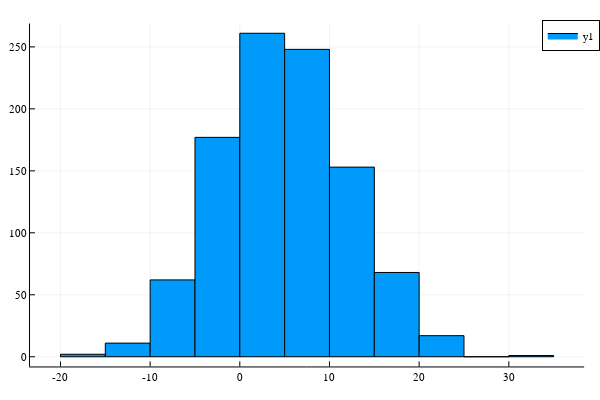

Notebook cell for this chart:
### Markdown cell above
Let's set up the Random Number Generator using the Mersenne Twister algorithm. I'm fixing the rng seed here for repeatability.

### Code cell
rng = MersenneTwister(1234);
x = randn(rng,Float64,1000).*7 .+ 5;

# Lets histogram the data, make sure it looks like we expect.
p1 = histogram(x,bins= :scott)
display(p1)
println(string("Mean = ",mean(x),", stdev = ",std(x)))

### Figure 1 — Plotly figure (JSON) as saved in the notebook; plotly's stock layout.template omitted (floating-point values rounded to 4 significant figures)
{"data": [{"fill": "tozeroy", "fillcolor": "rgba(0, 154, 250, 1.000)", "hoverinfo": "none", "legendgroup": "y1", "line": {"color": "rgba(0, 0, 0, 1.000)", "dash": "solid", "width": 1}, "mode": "lines", "name": "y1", "showlegend": true, "type": "scatter", "x": [-20, -20, -15, -15, -20, -20], "xaxis": "x1", "y": [2, 0, 0, 2, 2, 2], "yaxis": "y1"}, {"fill": "tozeroy", "fillcolor": "rgba(0, 154, 250, 1.000)", "hoverinfo": "none", "legendgroup": "y1", "line": {"color": "rgba(0, 0, 0, 1.000)", "dash": "solid", "width": 1}, "mode": "lines", "name": "y1", "showlegend": false, "type": "scatter", "x": [-15, -15, -10, -10, -15, -15], "xaxis": "x1", "y": [11, 0, 0, 11, 11, 11], "yaxis": "y1"}, {"fill": "tozeroy", "fillcolor": "rgba(0, 154, 250, 1.000)", "hoverinfo": "none", "legendgroup": "y1", "line": {"color": "rgba(0, 0, 0, 1.000)", "dash": "solid", "width": 1}, "mode": "lines", "name": "y1", "showlegend": false, "type": "scatter", "x": [-10, -10, -5, -5, -10, -10], "xaxis": "x1", "y": [62, 0, 0, 62, 62, 62], "yaxis": "y1"}, {"fill": "tozeroy", "fillcolor": "rgba(0, 154, 250, 1.000)", "hoverinfo": "none", "legendgroup": "y1", "line": {"color": "rgba(0, 0, 0, 1.000)", "dash": "solid", "width": 1}, "mode": "lines", "name": "y1", "showlegend": false, "type": "scatter", "x": [-5, -5, 0, 0, -5, -5], "xaxis": "x1", "y": [177, 0, 0, 177, 177, 177], "yaxis": "y1"}, {"fill": "tozeroy", "fillcolor": "rgba(0, 154, 250, 1.000)", "hoverinfo": "none", "legendgroup": "y1", "line": {"color": "rgba(0, 0, 0, 1.000)", "dash": "solid", "width": 1}, "mode": "lines", "name": "y1", "showlegend": false, "type": "scatter", "x": [0, 0, 5, 5, 0, 0], "xaxis": "x1", "y": [261, 0, 0, 261, 261, 261], "yaxis": "y1"}, {"fill": "tozeroy", "fillcolor": "rgba(0, 154, 250, 1.000)", "hoverinfo": "none", "legendgroup": "y1", "line": {"color": "rgba(0, 0, 0, 1.000)", "dash": "solid", "width": 1}, "mode": "lines", "name": "y1", "showlegend": false, "type": "scatter", "x": [5, 5, 10, 10, 5, 5], "xaxis": "x1", "y": [248, 0, 0, 248, 248, 248], "yaxis": "y1"}, {"fill": "tozeroy", "fillcolor": "rgba(0, 154, 250, 1.000)", "hoverinfo": "none", "legendgroup": "y1", "line": {"color": "rgba(0, 0, 0, 1.000)", "dash": "solid", "width": 1}, "mode": "lines", "name": "y1", "showlegend": false, "type": "scatter", "x": [10, 10, 15, 15, 10, 10], "xaxis": "x1", "y": [153, 0, 0, 153, 153, 153], "yaxis": "y1"}, {"fill": "tozeroy", "fillcolor": "rgba(0, 154, 250, 1.000)", "hoverinfo": "none", "legendgroup": "y1", "line": {"color": "rgba(0, 0, 0, 1.000)", "dash": "solid", "width": 1}, "mode": "lines", "name": "y1", "showlegend": false, "type": "scatter", "x": [15, 15, 20, 20, 15, 15], "xaxis": "x1", "y": [68, 0, 0, 68, 68, 68], "yaxis": "y1"}, {"fill": "tozeroy", "fillcolor": "rgba(0, 154, 250, 1.000)", "hoverinfo": "none", "legendgroup": "y1", "line": {"color": "rgba(0, 0, 0, 1.000)", "dash": "solid", "width": 1}, "mode": "lines", "name": "y1", "showlegend": false, "type": "scatter", "x": [20, 20, 25, 25, 20, 20], "xaxis": "x1", "y": [17, 0, 0, 17, 17, 17], "yaxis": "y1"}, {"fill": "tozeroy", "fillcolor": "rgba(0, 154, 250, 1.000)", "hoverinfo": "none", "legendgroup": "y1", "line": {"color": "rgba(0, 0, 0, 1.000)", "dash": "solid", "width": 1}, "mode": "lines", "name": "y1", "showlegend": false, "type": "scatter", "x": [25, 25, 30, 30, 25, 25], "xaxis": "x1", "y": [0, 0, 0, 0, 0, 0], "yaxis": "y1"}, {"fill": "tozeroy", "fillcolor": "rgba(0, 154, 250, 1.000)", "hoverinfo": "none", "legendgroup": "y1", "line": {"color": "rgba(0, 0, 0, 1.000)", "dash": "solid", "width": 1}, "mode": "lines", "name": "y1", "showlegend": false, "type": "scatter", "x": [30, 30, 35, 35, 30, 30], "xaxis": "x1", "y": [1, 0, 0, 1, 1, 1], "yaxis": "y1"}], "layout": {"annotations": [], "height": 400, "legend": {"bgcolor": "rgba(255, 255, 255, 1.000)", "bordercolor": "rgba(0, 0, 0, 1.000)", "borderwidth": 1, "font": {"color": "rgba(0, 0, 0, 1.000)", "family": "sans-serif", "size": 11}, "tracegroupgap": 0, "traceorder": "normal", "x": 1.02, "xanchor": "auto", "y": 1, "yanchor": "auto"}, "margin": {"b": 20, "l": 0, "r": 0, "t": 20}, "paper_bgcolor": "rgba(255, 255, 255, 1.000)", "plot_bgcolor": "rgba(255, 255, 255, 1.000)", "showlegend": true, "width": 600, "xaxis": {"anchor": "y1", "domain": [0.05101, 0.9934], "gridcolor": "rgba(0, 0, 0, 0.100)", "gridwidth": 0.5, "linecolor": "rgba(0, 0, 0, 1.000)", "mirror": false, "range": [-23.4, 38.4], "showgrid": true, "showline": true, "showticklabels": true, "tickangle": 0, "tickcolor": "rgb(0, 0, 0)", "tickfont": {"color": "rgba(0, 0, 0, 1.000)", "family": "sans-serif", "size": 11}, "tickmode": "array", "ticks": "inside", "ticktext": ["-20", "-10", "0", "10", "20", "30"], "tickvals": [-20, -10, 0, 10, 20, 30], "title": "", "titlefont": {"color": "rgba(0, 0, 0, 1.000)", "family": "sans-serif", "size": 15}, "type": "-", "visible": true, "zeroline": false, "zerolinecolor": "rgba(0, 0, 0, 1.000)"}, "yaxis": {"anchor": "x1", "domain": [0.03762, 0.9902], "gridcolor": "rgba(0, 0, 0, 0.100)", "gridwidth": 0.5, "linecolor": "rgba(0, 0, 0, 1.000)", "mirror": false, "range": [-7.83, 268.8], "showgrid": true, "showline": true, "showticklabels": true, "tickangle": 0, "tickcolor": "rgb(0, 0, 0)", "tickfont": {"color": "rgba(0, 0, 0, 1.000)", "family": "sans-serif", "size": 11}, "tickmode": "array", "ticks": "inside", "ticktext": ["0", "50", "100", "150", "200", "250"], "tickvals": [0, 50, 100, 150, 200, 250], "title": "", "titlefont": {"color": "rgba(0, 0, 0, 1.000)", "family": "sans-serif", "size": 15}, "type": "-", "visible": true, "zeroline": false, "zerolinecolor": "rgba(0, 0, 0, 1.000)"}}}
